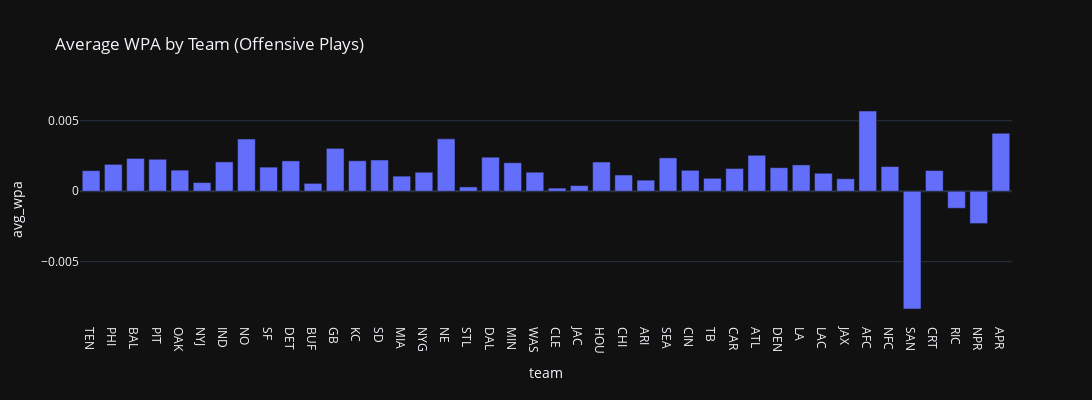

This figure's notebook cell:
### Code cell
fig = px.bar(team_stats, 
             x='team', y='avg_wpa', title='Average WPA by Team (Offensive Plays)',
             width=1200, height=400)
fig.show()

### Figure 1 — Plotly figure (JSON) as saved in the notebook; plotly's stock layout.template omitted (floating-point values rounded to 4 significant figures)
{"data": [{"alignmentgroup": "True", "hovertemplate": "team=%{x}<br>avg_wpa=%{y}<extra></extra>", "legendgroup": "", "marker": {"color": "#636efa", "pattern": {"shape": ""}}, "name": "", "offsetgroup": "", "orientation": "v", "showlegend": false, "textposition": "auto", "x": ["TEN", "PHI", "BAL", "PIT", "OAK", "NYJ", "IND", "NO", "SF", "DET", "BUF", "GB", "KC", "SD", "MIA", "NYG", "NE", "STL", "DAL", "MIN", "WAS", "CLE", "JAC", "HOU", "CHI", "ARI", "SEA", "CIN", "TB", "CAR", "ATL", "DEN", "LA", "LAC", "JAX", "AFC", "NFC", "SAN", "CRT", "RIC", "NPR", "APR"], "xaxis": "x", "y": [0.001459, 0.001907, 0.002326, 0.002268, 0.001497, 0.0006161, 0.002081, 0.003705, 0.00171, 0.002153, 0.0005584, 0.00304, 0.002162, 0.002216, 0.00107, 0.001347, 0.003714, 0.0003055, 0.002415, 0.00202, 0.001348, 0.0002237, 0.0003994, 0.002074, 0.001153, 0.0007861, 0.002366, 0.001484, 0.0009189, 0.001614, 0.002551, 0.001671, 0.001867, 0.001276, 0.000885, 0.00569, 0.001751, -0.008353, 0.001468, -0.001211, -0.002294, 0.004109], "yaxis": "y", "type": "bar"}], "layout": {"xaxis": {"anchor": "y", "domain": [0.0, 1.0], "title": {"text": "team"}}, "yaxis": {"anchor": "x", "domain": [0.0, 1.0], "title": {"text": "avg_wpa"}}, "legend": {"tracegroupgap": 0}, "title": {"text": "Average WPA by Team (Offensive Plays)"}, "barmode": "relative", "height": 400, "width": 1200}}
